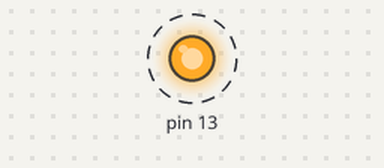
The sketch below on a simulated Arduino Uno, built with avr-gcc and run on an emulated ATmega328P. Shown: output pins drawn as LEDs (lit = HIGH). Dashed ring = blinking. What the sketch prints to the serial monitor is not drawn.

Above: at 0.2 s.
Timing chart, 0 to 3.0 s (numbered marks = the images above):
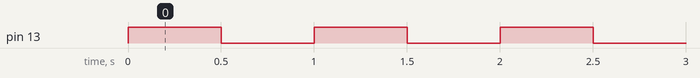

The sketch:

class_one.ino
```cpp
void setup() {
  // Serial.begin -> This will help us to make use of computer serial monitor
  Serial.begin(9600);

  // For selecting pin number 13 which is connected with a led
  pinMode(13, OUTPUT);
}


void loop() {
  // put your main code here, to run repeatedly:
  // Serial.println() -> This will help us to print on Serial monitor;
  Serial.println("Print forever");

  // For writing on a specefic port, in this case the port is 13.
  digitalWrite(13, HIGH);
  delay(500);

  // For blinking the light
  digitalWrite(13, LOW);
  // delay() -> for waiting in a specific amount of time.
  delay(500);
}
```

Measured:
- by itself, pin 13: alternates HIGH for 0.50 s and LOW for 0.50 s
